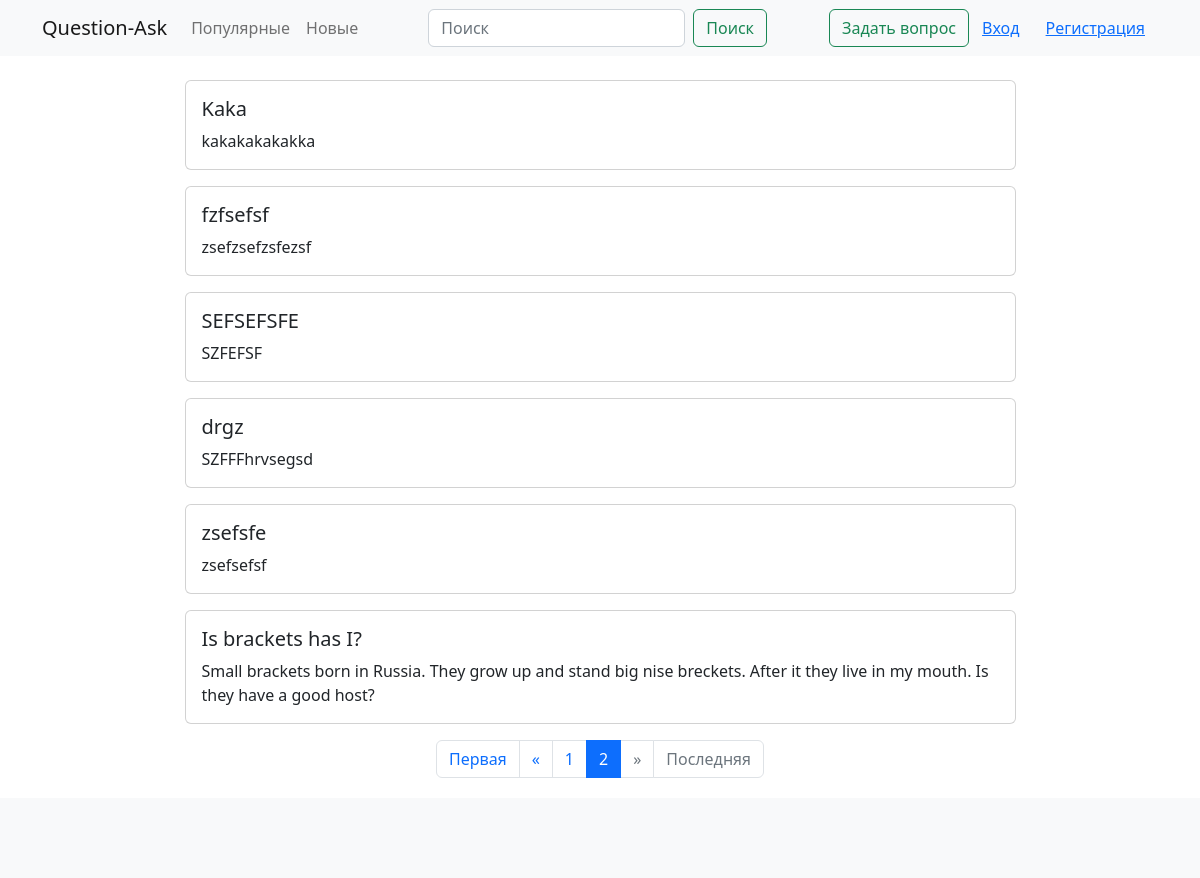
Page /?page=2 on the earlier database version.
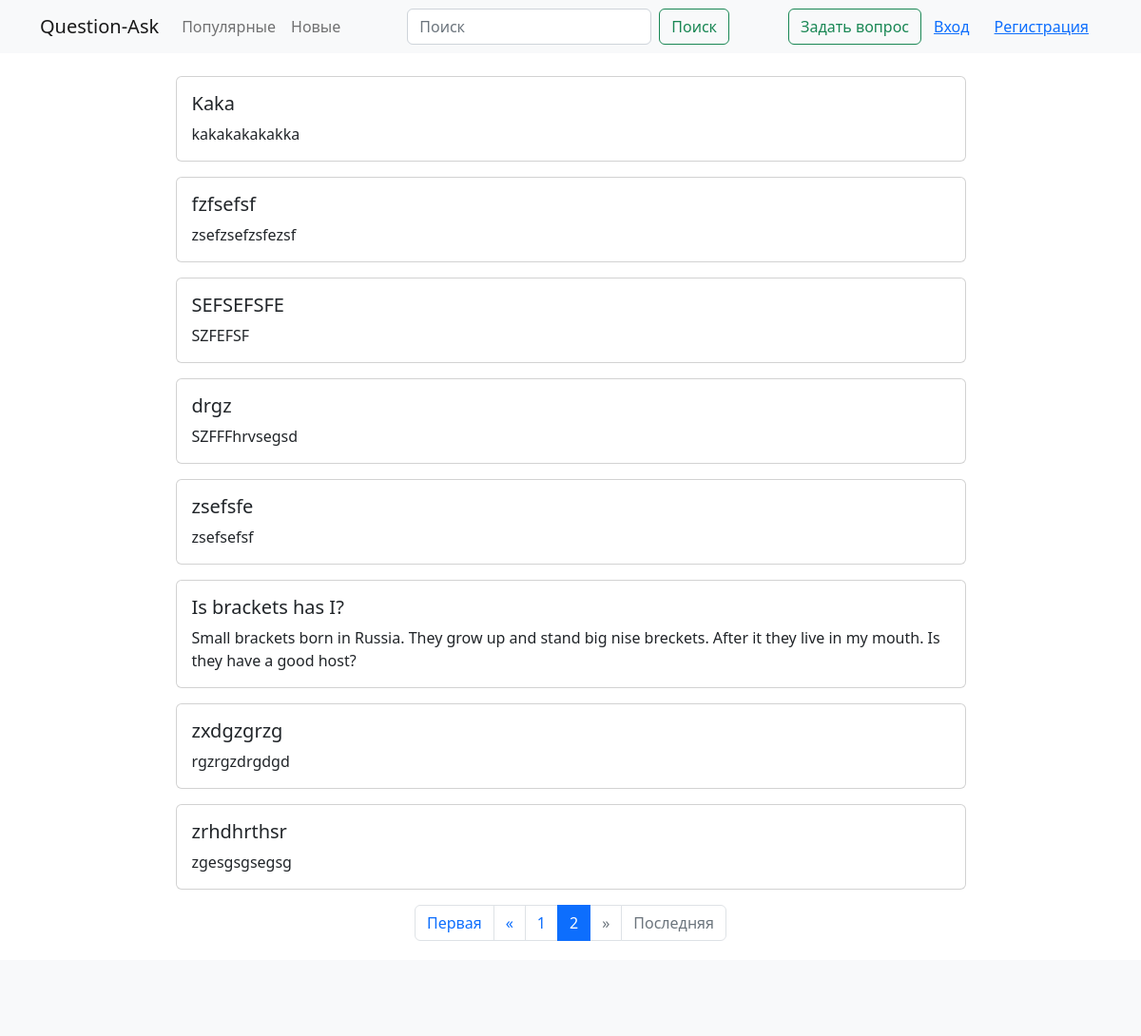
Same page on the later database version.
### qa/models.py (models this page shows, shortened)
class Question(models.Model):
    objects = QuestionManager()
    title = models.CharField(max_length=255)
    text = models.TextField()
    added_at = models.DateTimeField(blank=True, auto_now_add=True)
    rating = models.IntegerField(default=0)
    author = models.ForeignKey(User, on_delete=models.CASCADE)
    likes = models.ManyToManyField(User, related_name='question_like_user')

### qa/views.py (the view)
# urls.py: path('', views.IndexView.as_view(), name='index'),
class IndexView(generic.ListView):
    template_name = 'index.html'
    paginate_by = 10
    model = Question
    def get_queryset(self):
        return Question.objects.all()

### qa/templates/index.html (shortened to what this page needs)
{% extends 'block/base.html' %}
{% block content %}
<div class="container">
    <div class="row justify-content-center">
        <div class="col-lg-9">
            {% for question in page_obj %}
            {% include 'block/question_obj.html' %}
            {% endfor %}
            {% include 'block/pagination.html' %}
        </div>
    </div>
</div>
{% endblock %}

### qa/templates/block/question_obj.html
<a class="card text-decoration-none text-reset my-3" href="{% url 'qa:question' question.id %}">
    <div class="card-body">
        <h5 class="card-title">{{ question.title }}</h5>
        <p class="card-text">{{ question.text }}</p>
    </div>
</a>

Differences in the rows shown:
added Question: title "zxdgzgrzg", text "rgzrgzdrgdgd"
added Question: title "zrhdhrthsr", text "zgesgsgsegsg"
